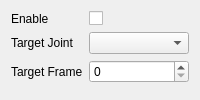
      <widget class="QWidget" name="tab_ik">
       <attribute name="title">
        <string>IK</string>
       </attribute>
       <layout class="QFormLayout" name="formLayout_ik">
        <item row="0" column="0">
         <widget class="QLabel" name="label_ik_enable">
          <property name="text">
           <string>Enable</string>
          </property>
         </widget>
        </item>
        <item row="0" column="1">
         <widget class="QCheckBox" name="checkBox_ik_enable">
          <property name="sizePolicy">
           <sizepolicy hsizetype="Minimum" vsizetype="Minimum">
            <horstretch>0</horstretch>
            <verstretch>0</verstretch>
           </sizepolicy>
          </property>
          <property name="focusPolicy">
           <enum>Qt::NoFocus</enum>
          </property>
          <property name="layoutDirection">
           <enum>Qt::LeftToRight</enum>
          </property>
          <property name="text">
           <string/>
          </property>
         </widget>
        </item>
        <item row="1" column="0">
         <widget class="QLabel" name="label_ik_target_joint">
          <property name="text">
           <string>Target Joint</string>
          </property>
         </widget>
        </item>
        <item row="1" column="1">
         <widget class="QComboBox" name="comboBox_ik_target_joint">
          <property name="sizePolicy">
           <sizepolicy hsizetype="Preferred" vsizetype="Minimum">
            <horstretch>0</horstretch>
            <verstretch>0</verstretch>
           </sizepolicy>
          </property>
          <property name="focusPolicy">
           <enum>Qt::NoFocus</enum>
          </property>
          <property name="layoutDirection">
           <enum>Qt::LeftToRight</enum>
          </property>
         </widget>
        </item>
        <item row="2" column="0">
         <widget class="QLabel" name="label_ik_target_frame">
          <property name="text">
           <string>Target Frame</string>
          </property>
         </widget>
        </item>
        <item row="2" column="1">
         <widget class="QSpinBox" name="spinBox_ik_target_frame">
          <property name="sizePolicy">
           <sizepolicy hsizetype="Preferred" vsizetype="Minimum">
            <horstretch>0</horstretch>
            <verstretch>0</verstretch>
           </sizepolicy>
          </property>
          <property name="focusPolicy">
           <enum>Qt::ClickFocus</enum>
          </property>
         </widget>
        </item>
       </layout>
      </widget>
